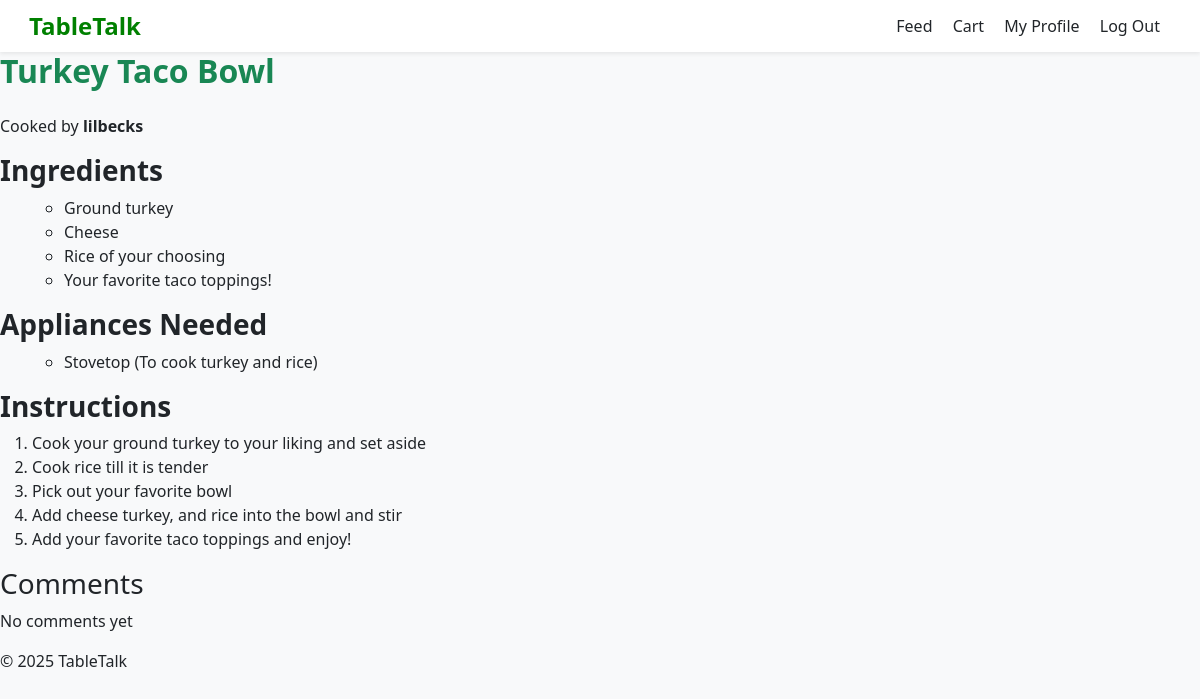
The page /view_recipe/8 (signed in) on the database its author committed.
### tables this page shows
CREATE TABLE "posts" (
    id INTEGER PRIMARY KEY AUTOINCREMENT,
    title TEXT NOT NULL,
    category TEXT NOT NULL,
    user_id INTEGER NOT NULL,
    appliance_id INTEGER, username, ingredients, steps, appliances,  -- now optional
    -- include any other columns you had
    FOREIGN KEY (user_id) REFERENCES users(id)
);

### app.py (the view)
@app.route('/view_recipe/<int:recipe_id>', methods=['GET', 'POST'])
def view_recipe(recipe_id):
    db = get_db()
    recipe = db.execute('SELECT * FROM posts WHERE id = ?', (recipe_id,)).fetchone()
    if recipe is None:
        flash("Recipe not found", "error")
        return redirect(url_for('show_feed'))
    ingredients = recipe['ingredients'].split('\n') if recipe['ingredients'] else []
    instructions = recipe['steps'].split('\n') if recipe['steps'] else []
    appliances = recipe['appliances'].split('\n') if recipe['steps'] else []
    comments = []
    return render_template('recipe_card.html', recipe=recipe, ingredients=ingredients, instructions=instructions, appliances=appliances, comments=comments)

### app.py (called while the page is built)
def connect_db():
    rv = sqlite3.connect(app.config['DATABASE'])
    rv.row_factory = sqlite3.Row
    return rv

def get_db():
    if not hasattr(g, 'sqlite_db'):
        g.sqlite_db = connect_db()
    return g.sqlite_db

### templates/recipe_card.html (shortened to what this page needs)
{% extends "layout.html" %}
{% block content %}
<h2 class="mb-4 text-success" style="text-align: left"><strong>{{ recipe.title }}</strong></h2>
<p>Cooked by <strong>{{ recipe.username }}</strong></p>
    <main>
        <article class="recipe-detail">
            <section class="ingredients">
                <h3><strong>Ingredients</strong></h3>
                <ul>
                    {% if ingredients %}
                    <ul>
                        {% for ingredient in ingredients %}
                            <li>{{ ingredient }}</li>
                        {% endfor %}
                    </ul>
                    {% else %}
                        No Ingredients Listed
                    {% endif %}
                </ul>
            </section>
            <section class="appliances">
                <h3><strong>Appliances Needed</strong></h3>
                <ul>
                    {% if appliances %}
                    <ul>
                        {% for appliance in appliances %}
                            <li>{{ appliance }}</li>
                        {% endfor %}
                    </ul>
                    {% else %}
                        No Appliances Listed
                    {% endif %}
                </ul>
            </section>
            <section class="instructions">
                <h3><strong>Instructions</strong></h3>
                <ol>
                    {% for step in instructions %}
                        <li>{{ step }}</li>
                    {% endfor %}
                </ol>
            </section>
            <section class="comments">
                <h3>Comments</h3>
                {% if comments %}
                    <ul>
                        {% for c in comments %}
                            <li>{{ c }}</li>
                        {% endfor %}
                    </ul>
                {% else %}
                    <p>No comments yet</p>
                {% endif %}
            </section>
        </article>
    </main>
    <footer>
        <p>&copy; 2025 TableTalk</p>
    </footer>
{% endblock %}

### templates/layout.html (style rules this page uses)
body { background-color: #f8f9fa; }

### rows shown on the page
posts: title "Turkey Taco Bowl", username "lilbecks", appliances "Stovetop (To cook turkey and rice)"

### other values the page prints
{{ ingredient }} "Ground turkey" "Cheese" "Rice of your choosing" "Your favorite taco toppings!"
{{ step }} "Cook your ground turkey to your liking and set aside" "Cook rice till it is tender" "Pick out your favorite bowl" "Add cheese turkey, and rice into the bowl and stir" "Add your favorite taco toppings and enjoy!"
